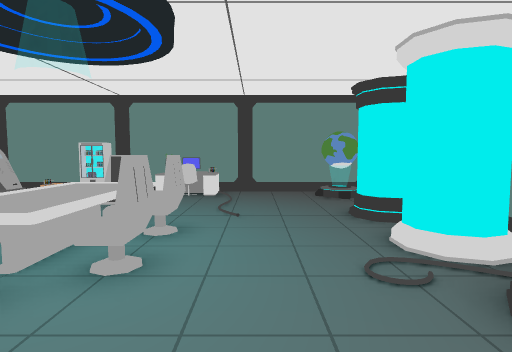
View 1 (above)

13 first-person views from a walk through a 3-D level made in the Unity game engine. The camera is 1.5 m above the floor, tilts 4° down and sees 80° across. The floor is counted in squares, 1 m on a side. Each view is taken from the middle of a square. On the plan, view 1 faces up. The plan holds only what a view shows up to about 15 squares ahead; the rest is blank. The place goes on beyond the plan. The player character is not drawn.

View 2
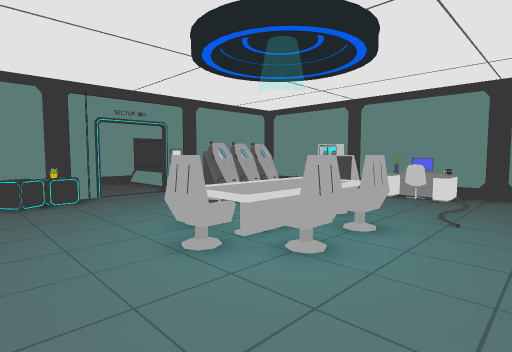

View 3
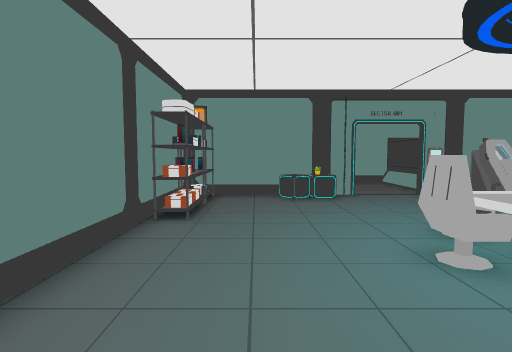

View 4
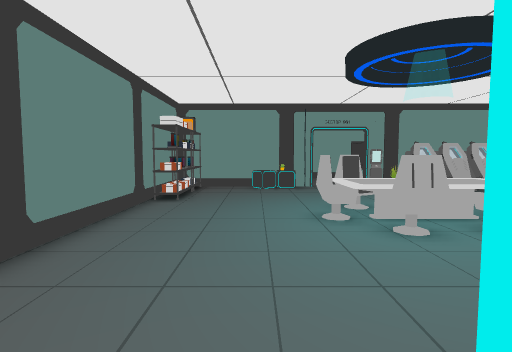

View 5
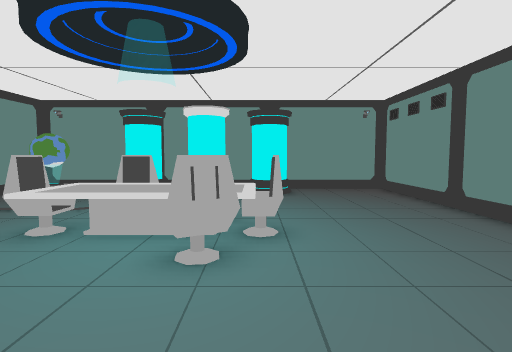

View 6
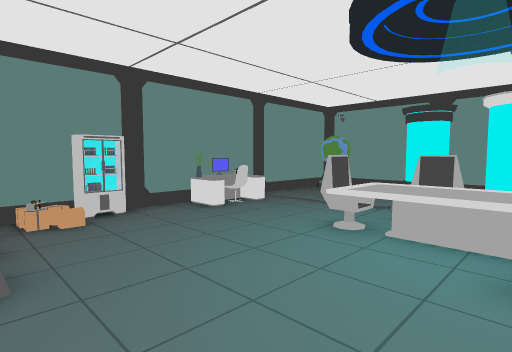

View 7
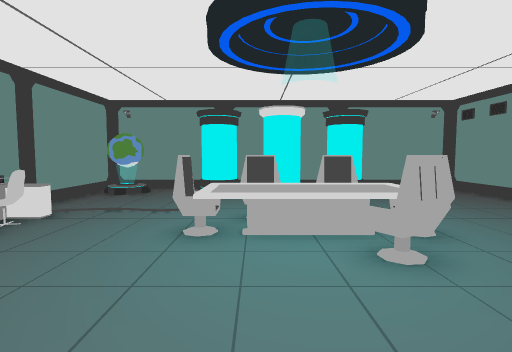

View 8
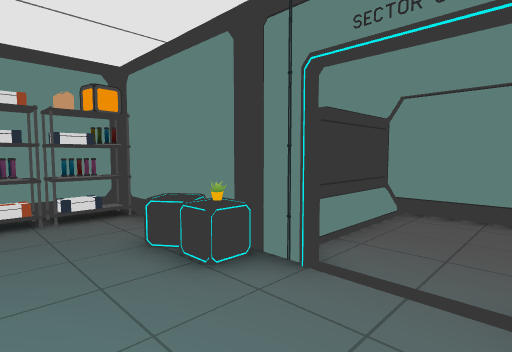

View 9
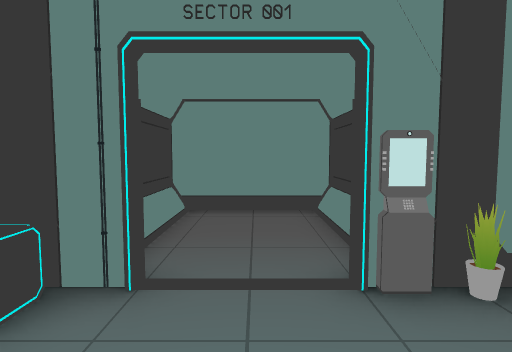

View 10
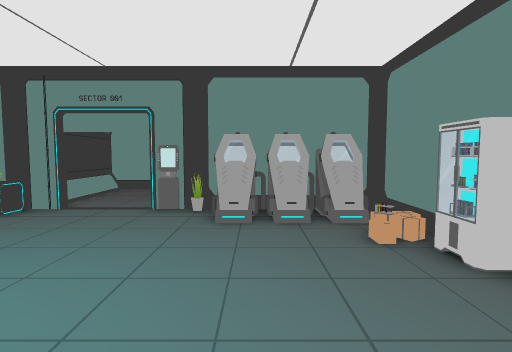

View 11
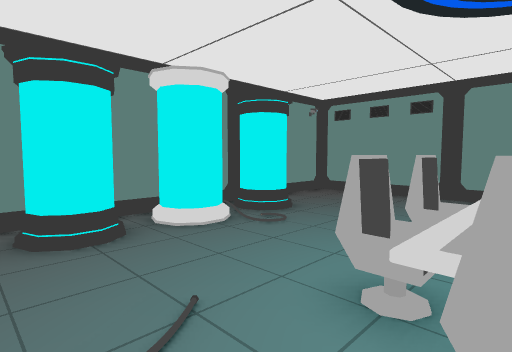

View 12
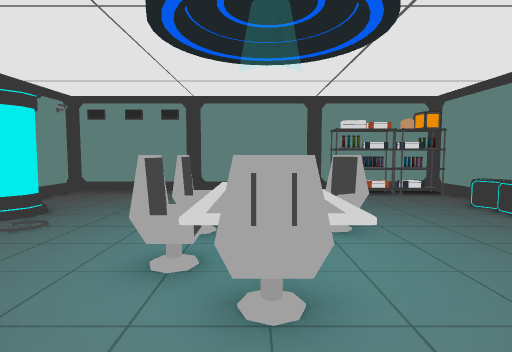

View 13
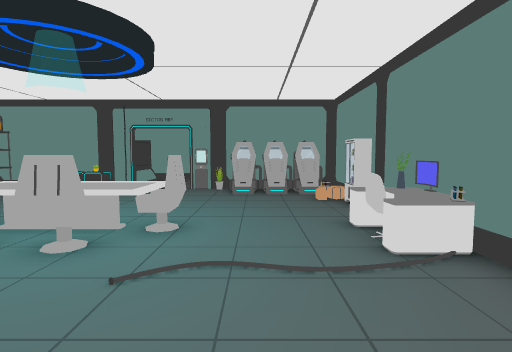

### Floor plan
Key: @ floor where view 1 was taken; # wall or solid block; . floor; = window, fence, low wall or low ledge; S shelf; O other object.
Columns run from 15 left of view 1 to 5 right of it. Each row starts with its distance up from view 1.
 13               ####
 12     #OO##=.OOO....O##
 11     #OOO...OOO....OO#
 10     #OO.............#
  9     #OO.............#
  8      OO...........OO#
  7 ######.....OOO....OO#
  6 #..........OOO....O##
  5 #..........OOO....OO#
  4 #.........OOOO....O##
  3 #####O.....OOO....OO#
  2      O............OO#
  1     #...............#
  0     #..........@....#
 -1     #...............#
 -2     #SSSSS..........#
 -3     ################

Positions as (right, up) in squares from view 1, and headings:
1: (0, 0), facing up
2: (1, 0), facing up-left
3: (1, 0), facing left
4: (4, 1), facing left
5: (-9, 3), facing right
6: (-9, 4), facing up-right
7: (-9, 6), facing right
8: (-7, 6), facing down-left
9: (-7, 5), facing left
10: (-2, 9), facing left
11: (-3, 9), facing down-right
12: (-3, 10), facing down
13: (3, 9), facing left
